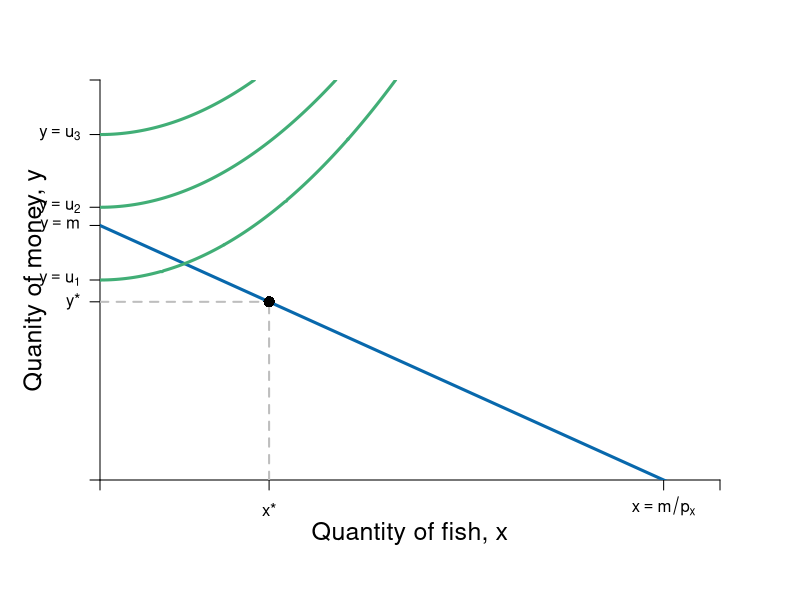

Recreate this plot in R.
require(shape)
pdf(file = "indmarketdemand/effort_good_bad.pdf", width = 7, height = 7)

#Set parameters for graphics
axislabelsize <- 1.5
labelsize <- 1.2
graphlinewidth <- 3
segmentlinewidth <- 2

COL <- c("#7fc97f", "#beaed4", "#fdc086", "#ffff99", "#386cb0", "#f0027f", "#bf5b17", "#666666")
COLA <- c("#99d8c9","#66c2a4","#41ae76", "#238b45", "#005824")
COLB <- c("#4eb3d3", "#2b8cbe", "#0868ac","#084081")

#Edited the margins to cater for the larger LHS labels
par(mar =  c(6, 5, 4, 4))

mrsA <- function(x, rmax = 10, xmax = 20) {
  rmax - (rmax/xmax)*x
}


uA <- function(x, y, slope = -1) {
  y + slope*x^2
}

indiffA1 <- function(x, uA = 10, slope = -1) {
  uA + slope*x^2
}


bcA <- function(x, m = 180, p = 2) {
  m - p*x
}


xlims <- c(0, 22)
ylims <- c(0, 220)

npts <- 501 
x <- seq(xlims[1], xlims[2], length.out = npts)
y <- seq(ylims[1], ylims[2], length.out = npts) 
a <- c(110, 150, 190)

plot(0, 0, xlim = xlims, ylim = ylims, type = "n",
     xlab = expression(paste("")),
     ylab = expression(paste("")), 
     xaxt = "n", 
     yaxt = "n", 
     cex.lab = axislabelsize, 
     bty = "n",
     xaxs="i", 
     yaxs="i")

# ticksy <- seq(from = 0, to = ylims[2], by = 2)
# ylabels <- seq(from = 0, to = ylims[2], by = 2)
# ticksx <- seq(from = 0, to = xlims[2], by = 2)
# xlabels <- seq(from = 0, to = xlims[2], by = 2)
ticksy <- c(0, 98, 110, 140, 150, 190, ylims[2])
ylabels <- c(NA, expression(paste(y,"*")), expression(paste(y == u[1])), expression(paste(y == m)), expression(paste(y == u[2])), expression(paste(y == u[3])), NA)
ticksx <- c(0, 6, 20, xlims[2])
xlabels <- c(NA, expression(paste(x,"*")), expression(paste(x == m/p[x])), NA)

axis(1, at = ticksx, pos = 0, labels = xlabels)
axis(2, at = ticksy, pos = 0, labels = ylabels, las = 1)

npts <- 500 
xx1 <- seq(xlims[1], xlims[2], length.out = npts)

lines(xx1, bcA(xx1, m = 140, p = 7), col = COLB[3], lwd = graphlinewidth)
#lines(xx1, indiffA1(xx1, uA = 20, rmax = 2.5, xmax = 10), col = COLB[4], lwd = graphlinewidth)



mtext(expression(paste("Quantity of fish, ", x)), side=1, line = 2.5, cex = axislabelsize)
text(-2.3, 0.5*ylims[2], expression(paste("Quanity of money, ", y)), xpd = TRUE, cex = axislabelsize, srt = 90) 

#segments(4.11765, 6.17647, 5.88, 8.88, lty = 1, col = COL[2] , lwd = graphlinewidth)
#text(7.3, 3, expression("Pareto Efficient"))
#text(7.3, 2.5, expression("Curve"))
#Arrows(7.3, 3.5, 7.3, 6.1, col = "black", lty = 1, lwd = 2, arr.type = "triangle", arr.lwd = 0.5)

#Label the iso-welfare functions for the HG, Aisha
# text(11.8, 1.6, expression(u[1]))
# text(11.8, 3.6, expression(u[2]))
# text(11.8, 5.6, expression(u[3]))
#text(6.6, 8.3, expression(u[4]^A))

#Label the indifference curves for the HG, Betty
# text(7.6, 17, expression(u[1]^B))
# text(6.75, 17, expression(u[2]^B))
# text(6, 17, expression(u[3]^B))
#text(3.4, 6.9, expression(v[4]^B))

#Label mrs function
#text(10, 8, expression(paste(mrs(x,y) == r[max] - frac(r[max], x[max])*x)))
#Arrows(10, 7.5, 10, 5.6, col = "black", lty = 1, lwd = 2, arr.type = "triangle", arr.lwd = 0.5)

#Label satiation
#text(20, 4, expression(paste(x[max] == "Point")))
#text(20, 3, expression(paste("of Satiation")))
#Arrows(20, 2.5, 20, 0.5, col = "black", lty = 1, lwd = 2, arr.type = "triangle", arr.lwd = 0.5)

#Label highest willingness to pay
# text(5, 10.5, expression(paste(r[max] == "Maximum")))
# text(5, 9.5, expression(paste("Willingness to Pay")))
# Arrows(3, 10, 0.5, 10, col = "black", lty = 1, lwd = 2, arr.type = "triangle", arr.lwd = 0.5)


contour(x, y, 
        outer(x, y, uA),
        #labels = c("v1", "v2", "v3"),
        drawlabels = FALSE,
        col = COLA[3],
        #xlab = expression(paste("A's Apples, ", x)),
        #ylab = expression(paste("A's Oranges, ", y)),
        #cex.lab = axislabelsize,
        lwd = graphlinewidth,
        levels = a, 
        xaxs="i", 
        yaxs="i", 
        add = TRUE)

segments(0, 98, 6, 98, lty = 2, col = "gray" , lwd = segmentlinewidth)
segments(6, 0, 6, 98, lty = 2, col = "gray" , lwd = segmentlinewidth)
points(6, 98, pch = 16, col = "black", cex = 1.5)
# 
# text(6.1, 6.5, expression(i))

# 
# points(1.1, 10.9, pch = 16, col = "black", cex = 1.5)
# points(10.9, 1.1, pch = 16, col = "black", cex = 1.5)
# text(1.2, 11.4, expression(a))
# text(11, 1.6, expression(b))

#segments(4.11765, 6.17647, 5.88, 8.88, lty = 1, col = COL[2] , lwd = graphlinewidth)
# text(2, 3, expression(paste("Budget constraint, ", bc[1])))
# Arrows(3.5, 3, 8.5, 3, col = "black", lty = 1, lwd = 2, arr.type = "triangle", arr.lwd = 0.5)

# text(10, 13, expression(paste("Budget constraint, ", bc[1])))
# Arrows(10, 12.7, 10, 2.5, col = "black", lty = 1, lwd = 2, arr.type = "triangle", arr.lwd = 0.5)


dev.off()
